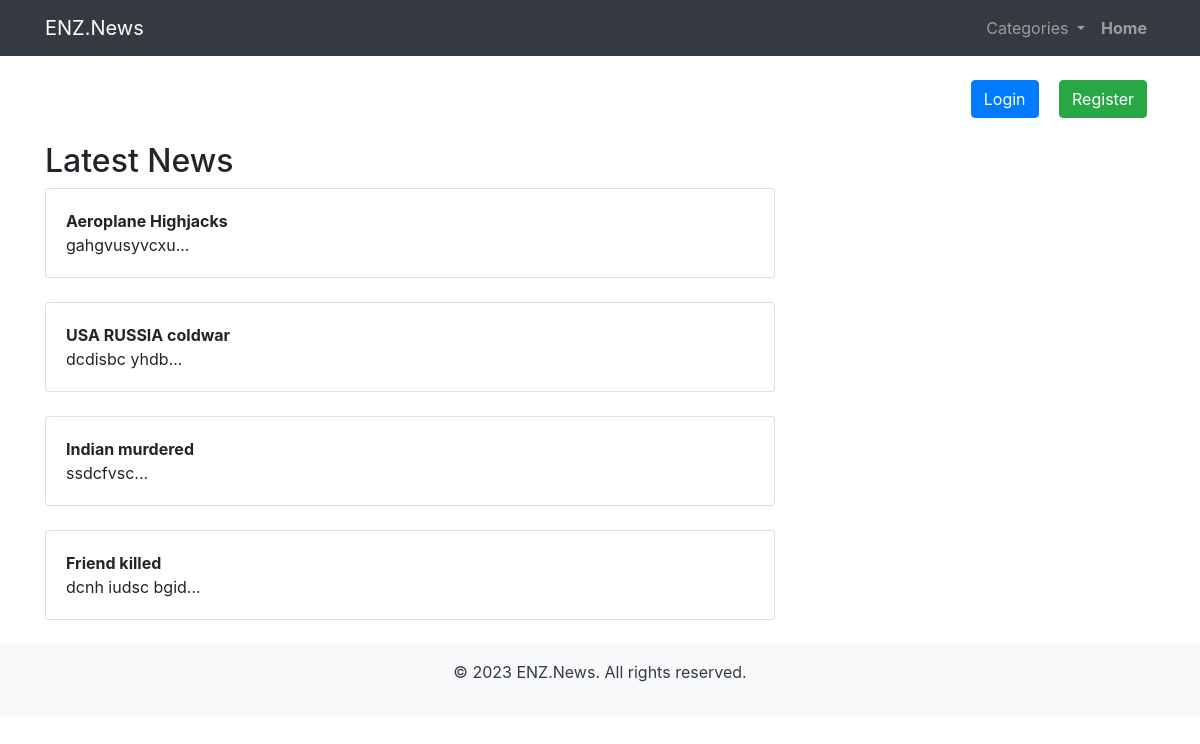
The page / on the database its author committed.
### articles/models.py (models this page shows, shortened)
class Article(models.Model):
    author = models.ForeignKey(CustomUser, on_delete=models.CASCADE, null=True)
    headline = models.CharField(max_length=200, unique=True)
    slug = models.SlugField(max_length=500, unique=True)
    body = models.TextField(max_length=400, blank=True)
    category = models.ForeignKey(Category, on_delete=models.CASCADE)
    publishing_time = models.DateField(auto_now_add=True)

### articles/views.py (the view)
# urls.py: path('', views.home, name = 'home'),
def home(request):
    articles = Article.objects.all()
    category = Category.objects.all()
    top_rated_articles = (
    Article.objects
    .annotate(
        ranking=Window(
            expression=RowNumber(),
            partition_by=F('category'),
            order_by=F('ratings').desc()
        )
    ).filter(ranking__lte=2).order_by('category', 'ranking')
    )
    context = {'articles' : top_rated_articles, 'category' : category}
    return render(request, 'articles/home.html', context)

### articles/templates/articles/home.html (shortened to what this page needs)
{% extends 'base.html' %}
{% block body %}
<nav class="navbar navbar-expand-lg navbar-dark bg-dark">
    <div class="container">
      <a class="navbar-brand" href="#">ENZ.News</a>
      <div class="collapse navbar-collapse" id="navbarNav">
        <ul class="navbar-nav ml-auto">
          <li class="nav-item dropdown">
            <a class="nav-link dropdown-toggle" href="#" id="navbarDropdown" role="button" data-toggle="dropdown" aria-haspopup="true" aria-expanded="false">
              Categories
            </a>
          </li>
          <li class="nav-item">
            <a class="nav-link" href=""><b>Home</b></a>
          </li>
        </ul>
      </div>
    </div>
  </nav>
  {% if request.user.is_authenticated %}
<div class="container mt-4">
  <div class="row">
    <div class="col-md-8">
    </div>
    <div class="col-md-4 text-right">
      <a href="{% url 'profile' %}" class="btn btn-primary mx-2">Profile</a>
      <a href="{% url 'logout' %}" class="btn btn-success mx-2">Logout</a>
    </div>
  </div>
</div>
{% else %}
<div class="container mt-4">
  <div class="row">
    <div class="col-md-8">
    </div>
    <div class="col-md-4 text-right">
      <a href="{% url 'login' %}" class="btn btn-primary mx-2">Login</a>
      <a href="{% url 'register' %}" class="btn btn-success mx-2">Register</a>
    </div>
  </div>
</div>
{% endif %}
  <div class="container mt-4">
    <div class="row">
      <div class="col-md-8">
        <h2>Latest News</h2>
        {% if articles %}
        {% for article in articles %}
        <div class="card mb-4">
          <div class="card-body">
            <a class="text-reset text-decoration-none" href="{% url 'article_detail' article.id %}" class="card-title"><b>{{article.headline}}</b></a>
            <p class="card-text">{{article.body | slice:":50"}}... </p>
          </div>
        </div>
        {% endfor %}
        {% else %}
        <h6>No articles to show.</h6>
        {% endif %}
      </div>
    </div>
  </div>
{% endblock body %}

### rows shown on the page
Article: headline "Aeroplane Highjacks", body "gahgvusyvcxu"
Article: headline "USA RUSSIA coldwar", body "dcdisbc yhdb"
Article: headline "Indian murdered", body "ssdcfvsc"
Article: headline "Friend killed", body "dcnh iudsc bgid"
